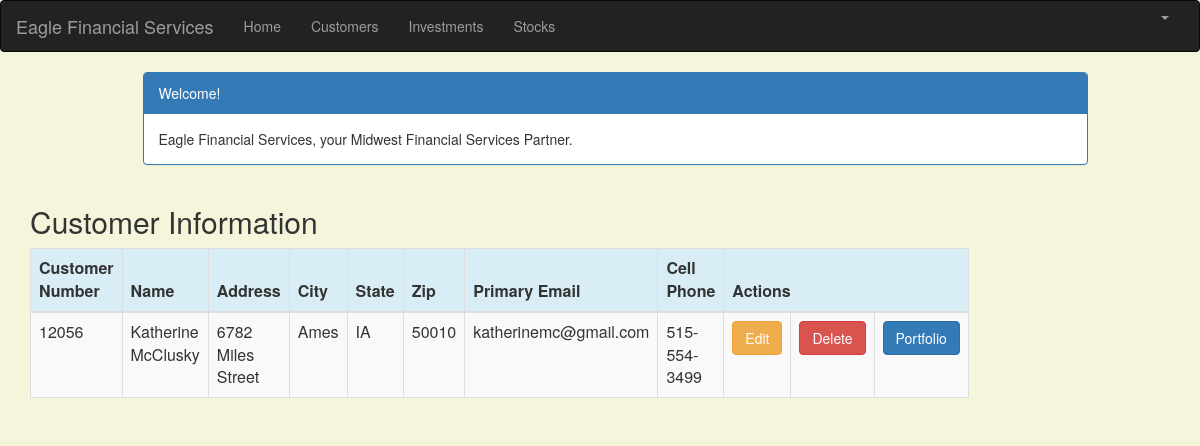
/customer_list (signed in), run on the app's committed database.
### portfolio/models.py (models this page shows, shortened)
class Customer(models.Model):
    name = models.CharField(max_length=50)
    address = models.CharField(max_length=200)
    cust_number = models.IntegerField(blank=False, null=False)
    city = models.CharField(max_length=50)
    state = models.CharField(max_length=50)
    zipcode = models.CharField(max_length=10)
    email = models.EmailField(max_length=200)
    cell_phone = models.CharField(max_length=50)
    created_date = models.DateTimeField(
        default=timezone.now)
    updated_date = models.DateTimeField(auto_now_add=True)

### portfolio/views.py (the view)
# urls.py: path('customer_list', views.customer_list, name='customer_list'),
@login_required
def customer_list(request):
    customer = Customer.objects.filter(created_date__lte=timezone.now())
    return render(request, 'portfolio/customer_list.html',
                 {'customers': customer})

### portfolio/templates/portfolio/customer_list.html (shortened to what this page needs)
{% extends 'portfolio/base.html' %}
{% block content %}
    <html>
    <head>
        <link rel="stylesheet" href="https://maxcdn.bootstrapcdn.com/bootstrap/3.3.4/css/bootstrap.min.css">
    </head>
    <body>
    <div class="container">
        <div class="row">
            <div class="col-md-10 col-md-offset-1">
                <div class="panel panel-primary">
                    <div class="panel-heading">Welcome!</div>
                    <div class="panel-body">
                        Eagle Financial Services, your Midwest Financial Services Partner.
                    </div>
                </div>
            </div>
        </div>
    </div>
    <div class="row">
        <h2 style="padding-left: 15Px">Customer Information</h2>
    </div>
    <div>
        <table class="table table-striped table-bordered table-hover">
            <thead>
            <tr class="bg-info">
                <th>Customer Number</th>
                <th>Name</th>
                <th>Address</th>
                <th>City</th>
                <th>State</th>
                <th>Zip</th>
                <th>Primary Email</th>
                <th>Cell Phone</th>
                <th colspan="3">Actions</th>
            </tr>
            </thead>
            <tbody>
            {% for customer in customers %}
                <tr>
                    <td>{{ customer.cust_number }}</td>
                    <td>{{ customer.name }}</td>
                    <td>{{ customer.address }}</td>
                    <td>{{ customer.city }}</td>
                    <td>{{ customer.state }}</td>
                    <td>{{ customer.zipcode }}</td>
                    <td>{{ customer.email }}</td>
                    <td>{{ customer.cell_phone }}</td>
                    <td><a href="{% url 'portfolio:customer_edit' pk=customer.pk %}" class="btn btn-warning">Edit</a>
                    <td><a href="{% url 'portfolio:customer_delete' pk=customer.pk %}"
                           onclick="return confirm('Are you sure you want to delete?')"
                           class="btn btn-danger">Delete</a>
                    </td>
                    <td><a href="{% url 'portfolio:portfolio' pk=customer.pk %}"
                           class="btn btn-primary">Portfolio</a>
                </tr>
            {% endfor %}
            </tbody>
        </table>
    </div>
    </body>
    </html>
{% endblock %}

### portfolio/templates/portfolio/customer_list.html (style rules this page uses)
body { background-color: beige; }

### data on the page
Customer: cust_number "12056", name "Katherine McClusky", address "6782 Miles Street", city "Ames", state "IA", zipcode "50010", email "katherinemc@gmail.com", cell_phone "515-554-3499"
